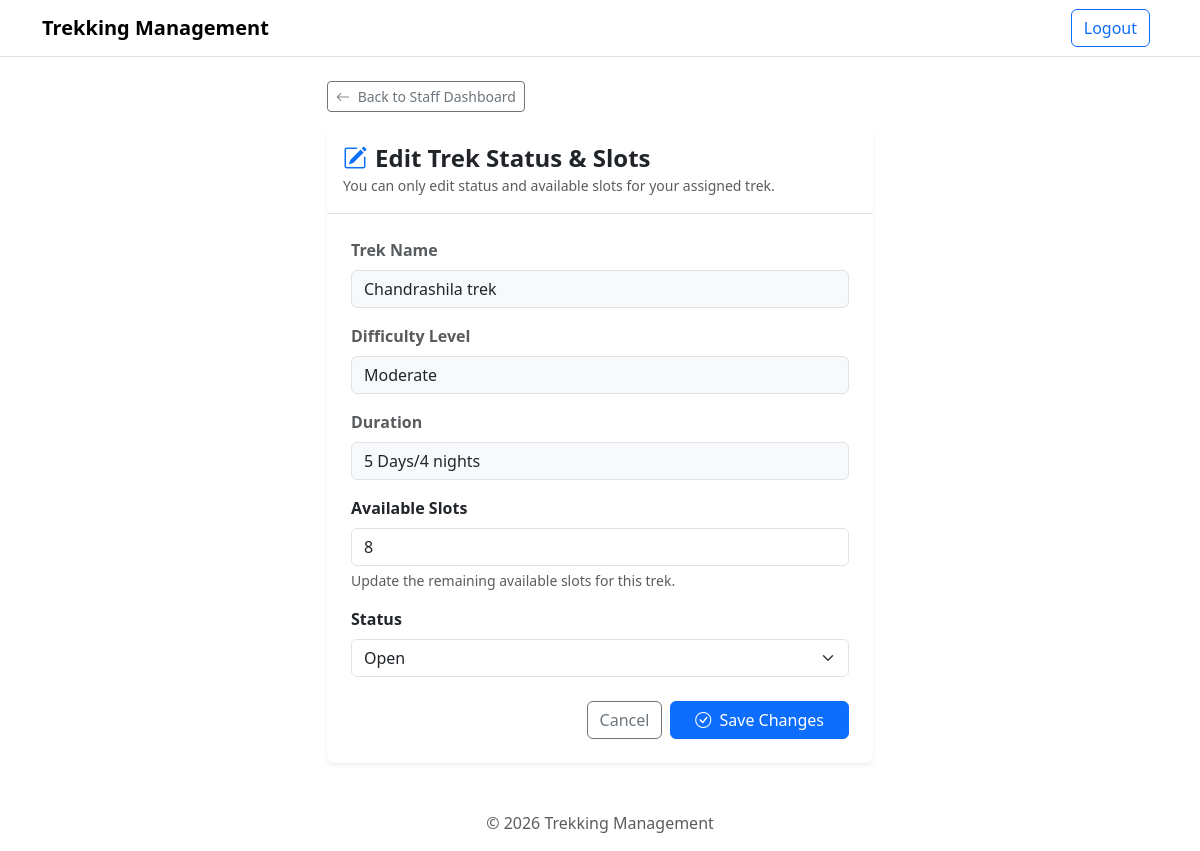
Screenshot of /edit-staff-trek/1 (signed in) with the database file from the repository.
### models.py (models this page shows)
class trek(db.Model):
    id = db.Column(
        db.Integer,
        primary_key=True
    )
    name = db.Column(
        db.String(200),
        nullable=False
    )
    location = db.Column(
        db.String(200),
        nullable=True
    )
    difficulty = db.Column(
        db.String(200),
        nullable=False,
    )
    duration = db.Column(
        db.String(200),
    )
    available_slots = db.Column(
        db.Integer
    )
    assigned_staff_id = db.Column(
        db.Integer,
        db.ForeignKey('user.id'),
        nullable=True
    )
    assigned_staff = db.relationship(
        'User',
        foreign_keys=[assigned_staff_id],
        backref='assigned_treks'
    )
    status = db.Column(
        db.String(200)
    )
    bookings = db.relationship(
        'Booking',
        backref='trek'
    )

### app.py (the view)
@app.route("/edit-staff-trek/<int:trek_id>", methods=['GET','POST'])
def edit_staff_trek(trek_id):
    curr_trek = trek.query.get(trek_id)
    if session['user_id'] == curr_trek.assigned_staff_id:
        if request.method == 'POST':
            curr_trek.available_slots = request.form.get('available_slots', curr_trek.available_slots)
            curr_trek.status = request.form.get('status', curr_trek.status)
            db.session.commit()
            return redirect(url_for('staff_dashboard', tab='manage-treks'))
        return render_template('edit_staff_trek.html', trek = curr_trek)
    else:
        return redirect('/staff-dashboard')

### templates/edit_staff_trek.html (shortened to what this page needs)
{% extends 'base.html' %}
{% block content %}
<div class="row justify-content-center mt-3 mb-5">
    <div class="col-md-8 col-lg-6">
        <div class="mb-3">
            <a href="{{ url_for('staff_dashboard', tab='manage-treks') }}" class="btn btn-outline-secondary btn-sm">
                <i class="bi bi-arrow-left me-1"></i> Back to Staff Dashboard
            </a>
        </div>
        <div class="card border-0 shadow-sm rounded-3">
            <div class="card-header bg-white border-bottom py-3">
                <h4 class="fw-bold mb-0 text-dark">
                    <i class="bi bi-pencil-square text-primary me-2"></i>Edit Trek Status & Slots
                </h4>
                <small class="text-muted">You can only edit status and available slots for your assigned trek.</small>
            </div>
            <div class="card-body p-4">
                <form action="/edit-staff-trek/{{ trek.id }}" method="POST">
                    <div class="mb-3">
                        <label class="form-label fw-semibold text-muted">Trek Name</label>
                        <input type="text" class="form-control bg-light" value="{{ trek.name }}" readonly disabled>
                    </div>
                    <div class="mb-3">
                        <label class="form-label fw-semibold text-muted">Difficulty Level</label>
                        <input type="text" class="form-control bg-light" value="{{ trek.difficulty }}" readonly disabled>
                    </div>
                    <div class="mb-3">
                        <label class="form-label fw-semibold text-muted">Duration</label>
                        <input type="text" class="form-control bg-light" value="{{ trek.duration }}" readonly disabled>
                    </div>
                    <div class="mb-3">
                        <label for="available_slots" class="form-label fw-semibold">Available Slots</label>
                        <input type="number" class="form-control" id="available_slots" name="available_slots" min="0" value="{{ trek.available_slots }}" required>
                        <div class="form-text">Update the remaining available slots for this trek.</div>
                    </div>
                    <div class="mb-4">
                        <label for="status" class="form-label fw-semibold">Status</label>
                        <select class="form-select" id="status" name="status" required>
                            <option value="Open" {% if trek.status == 'Open' or trek.status == 'Active' %}selected{% endif %}>Open</option>
                        </select>
                    </div>
                    <div class="d-flex justify-content-end gap-2">
                        <a href="{{ url_for('staff_dashboard', tab='manage-treks') }}" class="btn btn-outline-secondary">Cancel</a>
                        <button type="submit" class="btn btn-primary px-4">
                            <i class="bi bi-check-circle me-1"></i> Save Changes
                        </button>
                    </div>
                </form>
            </div>
        </div>
    </div>
</div>
{% endblock %}

### rows the page displays
trek: name "Chandrashila trek", difficulty "Moderate", duration "5 Days/4 nights", available_slots "8", status "Open"
